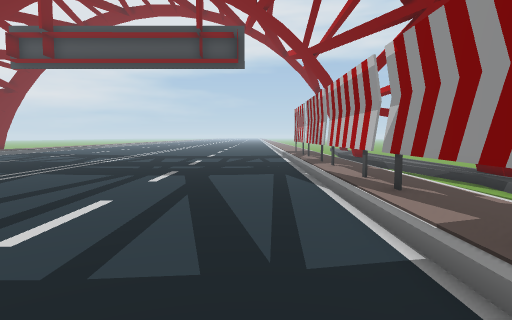
view 1 (above)

23 first-person views from a walk through a 3-D level made in the Unity game engine. The camera is 1.2 m above the floor, tilts 4° down and sees 75° across. The floor is counted in squares, 1 m on a side. Each view is taken from the middle of a square. On the plan, view 1 faces up. The plan holds only what a view shows up to about 14 squares ahead; the rest is blank. The place goes on beyond the plan.

view 2
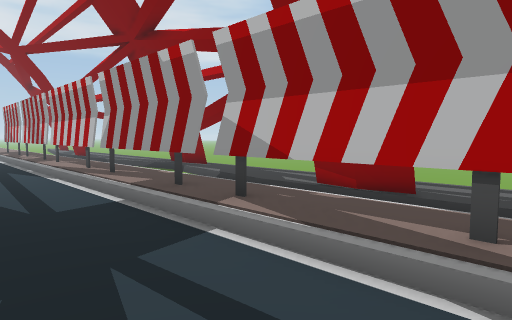

view 3
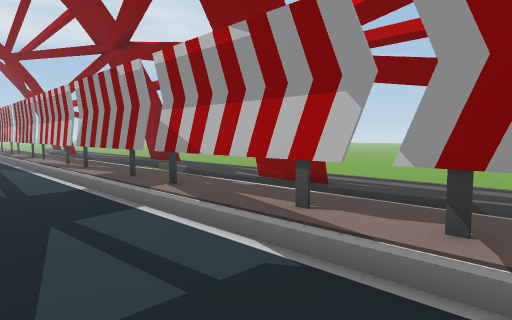

view 4
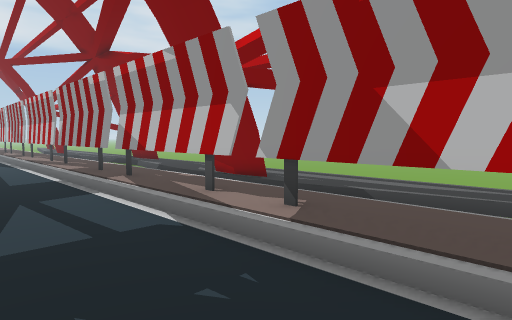

view 5
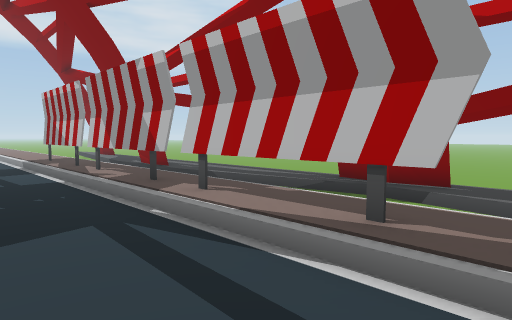

view 6
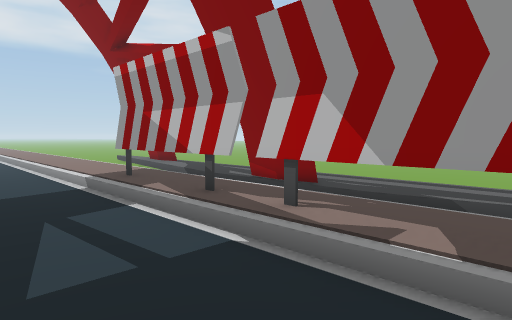

view 7
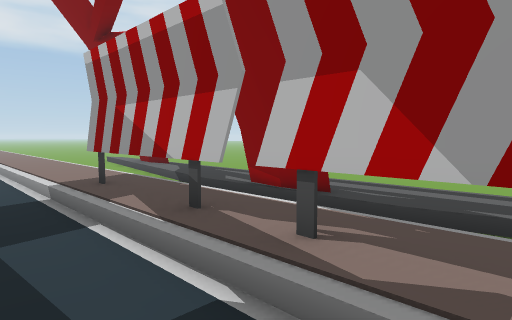

view 8
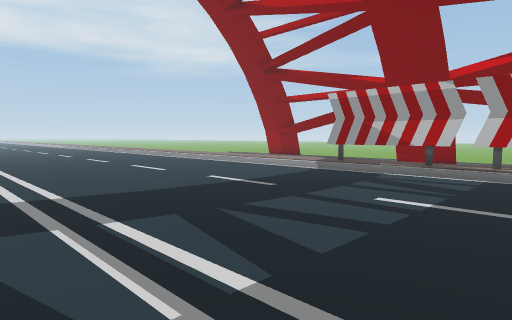

view 9
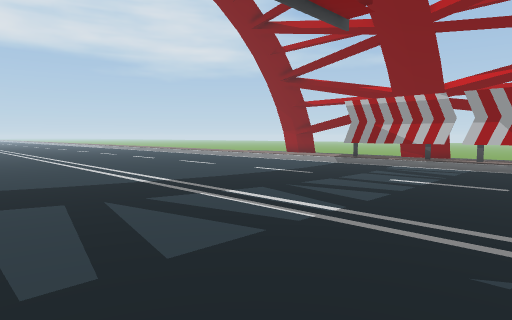

view 10
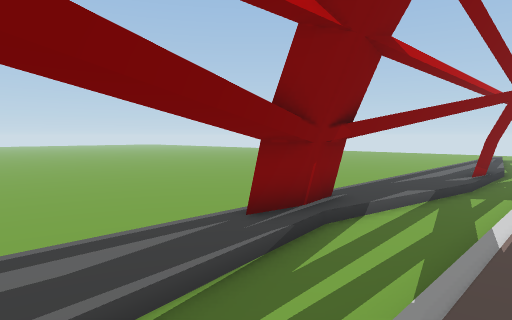

view 11
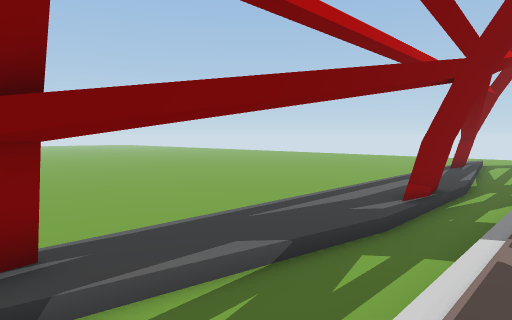

view 12
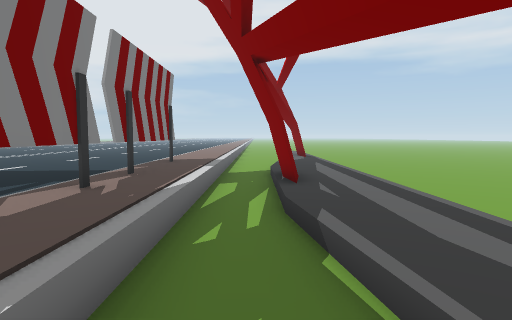

view 13
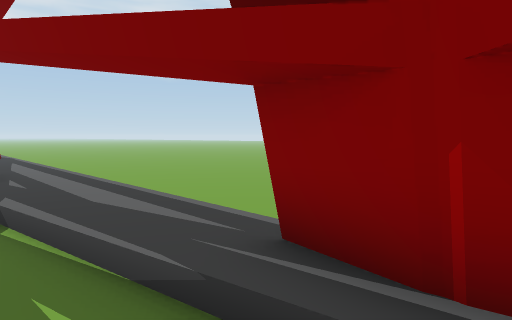

view 14
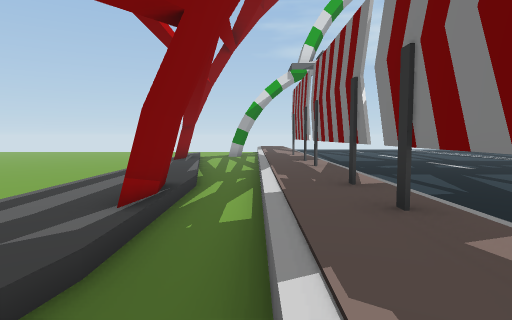

view 15
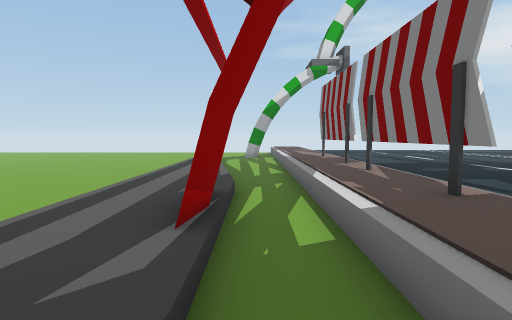

view 16
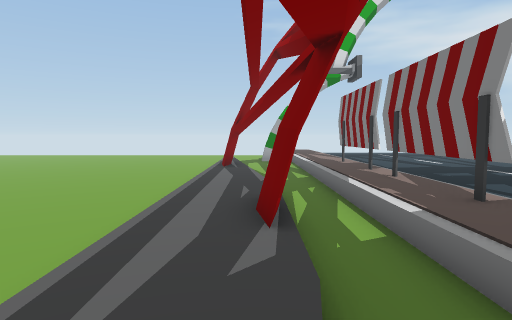

view 17
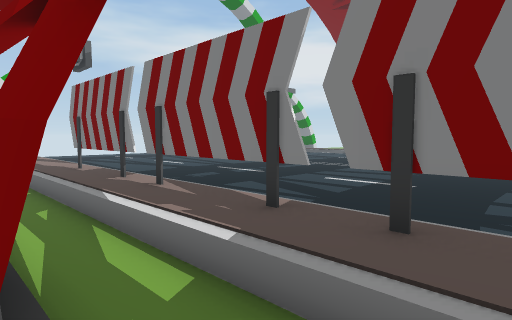

view 18
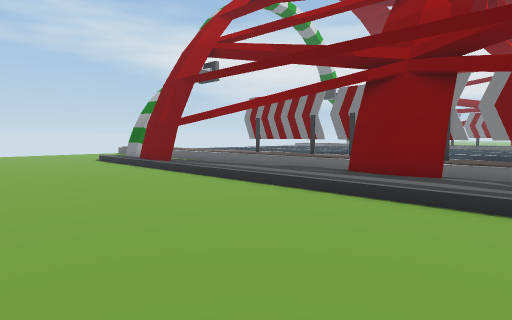

view 19
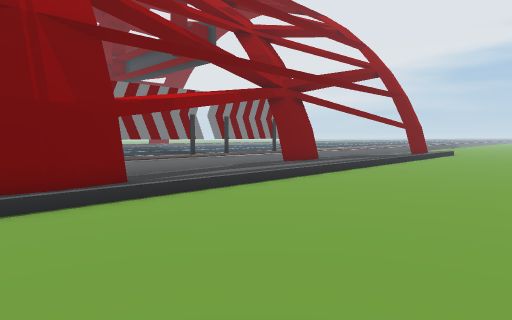

view 20
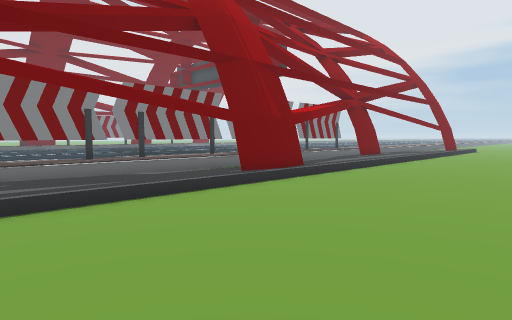

view 21
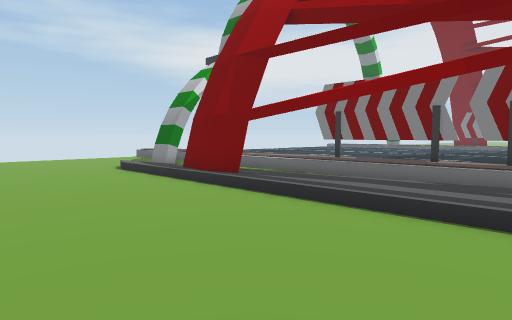

view 22
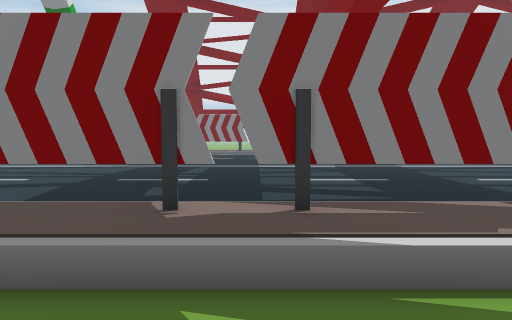

view 23
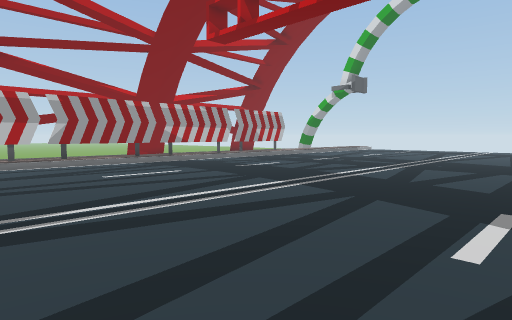

### Floor plan
Key: @ floor where view 1 was taken; # wall or solid block; . main floor; : floor 0.25 m higher than the main floor; - floor 0.25 m lower than the main floor; / step, stairs or slope; T thing the floor can be seen under or through.
Columns run from 13 left of view 1 to 14 right of it. Each row starts with its distance up from view 1.
 25    ............::/ #./
 24   .............::/-/ /------
 23   .............::/-../------
 22   .............::/-../-----
 21   .............T:/-../-----
 20   .............T:/-../-----
 19   .............T:/##./------
 18   .............T:/##./------
 17  ..............T:/-../------
 16  ..............T:/-../------
 15   .............T:/-../------
 14    ............T:/-/./------
 13  . ............T:/-/#/------
 12     ...........T:/-/#/------
 11      ..........T:/--#/------
 10 .  ............T:/--#/------
  9   .............T:/--T/------
  8  ..............T:/-TT/------
  7 ...............T:/-TT/------
  6 ...............T:/-///------
  5  ..............T:/-/./------
  4  ..............T:/-../------
  3  ..............T:/-../------
  2  ..............T:/-../------
  1  ..............T:/##./------
  0  ............@.T:/##./------
 -1  ..............T:/-../------
 -2   .............T:/-../------
 -3   .............T:/-../------
 -4   .............T:/-/./------
 -5   ... .........T:/-///------
 -6   ..  .........T:/-##/------
 -7       .........T:/- #/------
 -8       .........T:/--#/------

Positions as (right, up) in squares from view 1, and headings:
1: (0, 0), facing up
2: (-1, -3), facing up-right
3: (-1, -5), facing up-right
4: (-1, -7), facing up-right
5: (-1, 6), facing up-right
6: (-1, 13), facing up-right
7: (0, 14), facing up-right
8: (-9, 14), facing up-right
9: (-12, 13), facing up-right
10: (3, 15), facing down-right
11: (3, 9), facing down-right
12: (5, 11), facing up
13: (5, 9), facing up-right
14: (4, 6), facing down
15: (5, 5), facing down
16: (6, 6), facing down
17: (6, 4), facing down-left
18: (14, 4), facing down-left
19: (14, 8), facing up-left
20: (14, 2), facing up-left
21: (13, -1), facing down-left
22: (7, -3), facing left
23: (-13, 10), facing down-right
